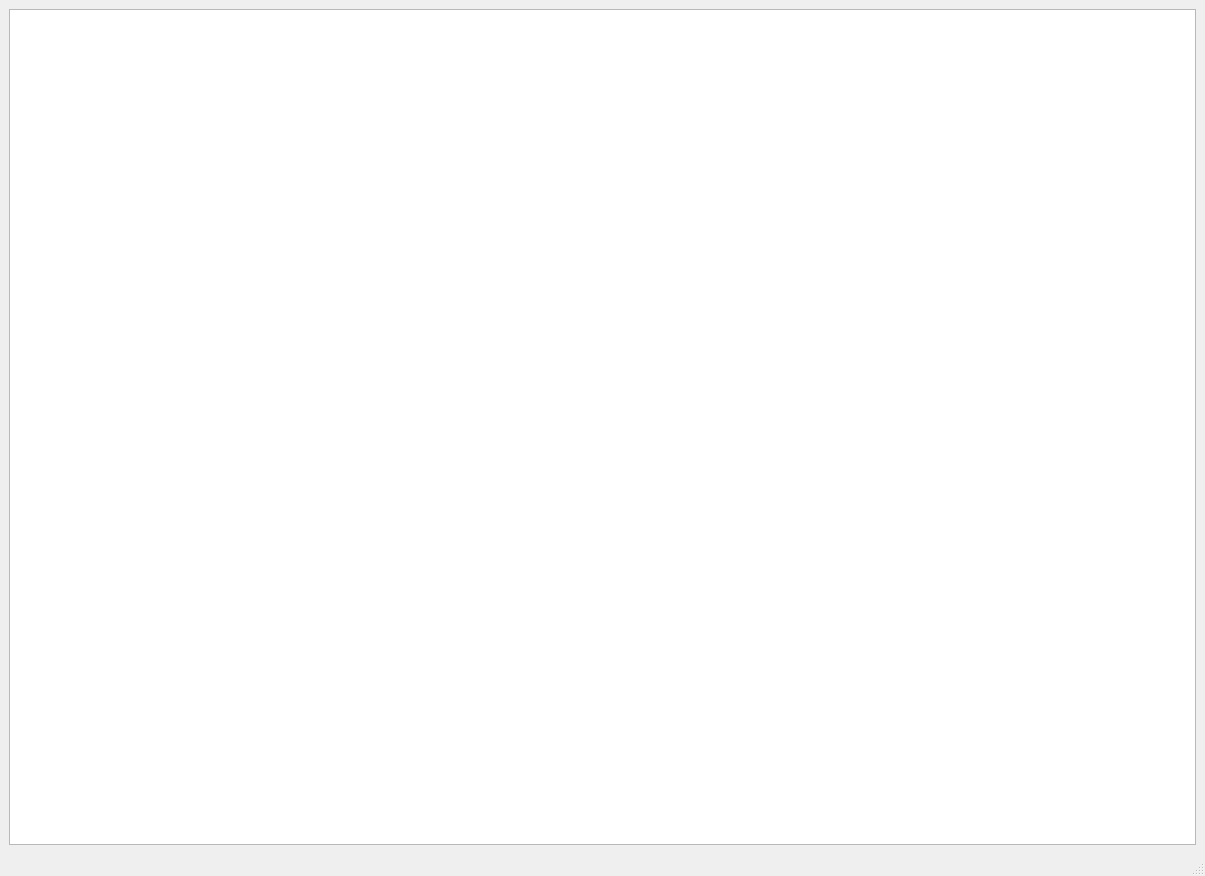
<?xml version="1.0" encoding="UTF-8"?>
<ui version="4.0">
 <class>SecondWindow</class>
 <widget class="QMainWindow" name="SecondWindow">
  <property name="geometry">
   <rect>
    <x>0</x>
    <y>0</y>
    <width>1205</width>
    <height>876</height>
   </rect>
  </property>
  <property name="windowTitle">
   <string>MainWindow</string>
  </property>
  <widget class="QWidget" name="centralwidget">
   <layout class="QGridLayout" name="gridLayout">
    <item row="0" column="0">
     <widget class="QTextEdit" name="textEdit">
      <property name="sizePolicy">
       <sizepolicy hsizetype="Expanding" vsizetype="Expanding">
        <horstretch>0</horstretch>
        <verstretch>0</verstretch>
       </sizepolicy>
      </property>
      <property name="verticalScrollBarPolicy">
       <enum>Qt::ScrollBarAsNeeded</enum>
      </property>
      <property name="horizontalScrollBarPolicy">
       <enum>Qt::ScrollBarAsNeeded</enum>
      </property>
      <property name="sizeAdjustPolicy">
       <enum>QAbstractScrollArea::AdjustIgnored</enum>
      </property>
     </widget>
    </item>
   </layout>
  </widget>
  <widget class="QMenuBar" name="menubar">
   <property name="geometry">
    <rect>
     <x>0</x>
     <y>0</y>
     <width>1205</width>
     <height>21</height>
    </rect>
   </property>
  </widget>
  <widget class="QStatusBar" name="statusbar"/>
 </widget>
 <resources/>
 <connections/>
</ui>
